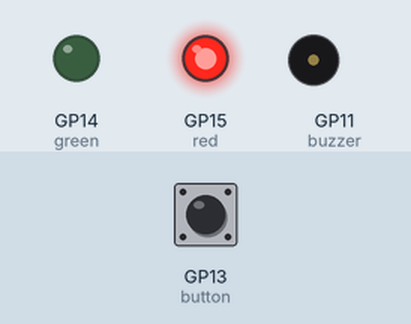
Recording of a program running on a simulated Raspberry Pi Pico running MicroPython. Shown: output pins drawn as LEDs (lit = HIGH), buzzer (waves = sounding, pin HIGH). Wiring (from the project's diagram.json): buzzer on GP11, button on GP13, green LED on GP14, red LED on GP15. The inputs (shaded band) are chosen by the test bench; at power-on: GP13 (button) HIGH.

Above: at 1.7 s.
1.8 s: GP13 (button) pulled LOW for 0.15 s
At 3.55 s:
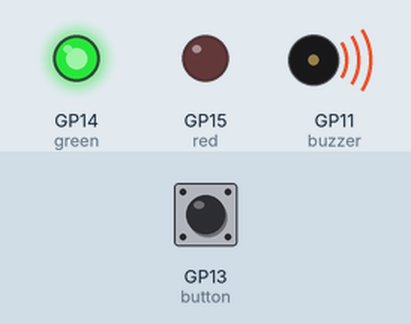
At 7.8 s:
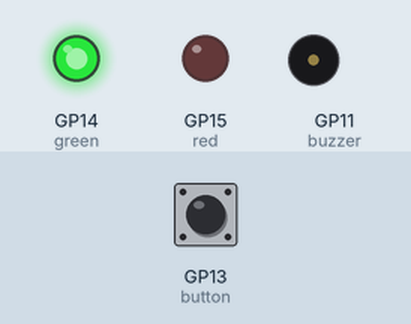
Timing chart, 0 to 10.9 s (numbered marks = the images above; inputs shaded):
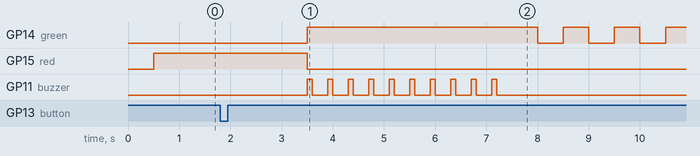

Measured:
- after the input at 1.8 s, GP14 (green): LOW → HIGH after 1.7 s, then repeats every 1.0 s: LOW 0.50 s, HIGH 0.50 s; GP15 (red): HIGH → LOW after 1.7 s; GP11 (buzzer): alternates HIGH for 0.10 s and LOW for 0.30 s, 20 changes in all, then stays LOW, starting after 1.7 s

The program:

main.py
```python
from machine import Pin
import time

time.sleep(0.5)


button_state = {"pressed": False, "last_interrupt_time": 0}

buzzer = Pin(11, Pin.OUT)

# pullup keeps pin at high state (1) by default
# pin reads 1 when button NOT pressed, when button is pressed it connects to ground 0
button = Pin(13, Pin.IN, Pin.PULL_UP)
led = {"red": Pin(15, Pin.OUT), "green": Pin(14, Pin.OUT)}


def button_callback(pin):
    current_time = time.ticks_ms()
    if (current_time - button_state["last_interrupt_time"]) > 200:
        button_state["pressed"] = False if button_state["pressed"] else True
        button_state["last_interrupt_time"] = current_time


button.irq(trigger=Pin.IRQ_FALLING, handler=button_callback)

while True:
    if button_state["pressed"]:
        led["red"].value(0)
        led["green"].value(1)

        for i in range(10):
            buzzer.value(1)
            time.sleep(0.1)
            buzzer.value(0)
            time.sleep(0.3)

        for i in range(10):
            time.sleep(0.5)
            led["green"].toggle()

    button_state["pressed"] = False
    led["red"].value(1)
    led["green"].value(0)
    time.sleep(3)
```
